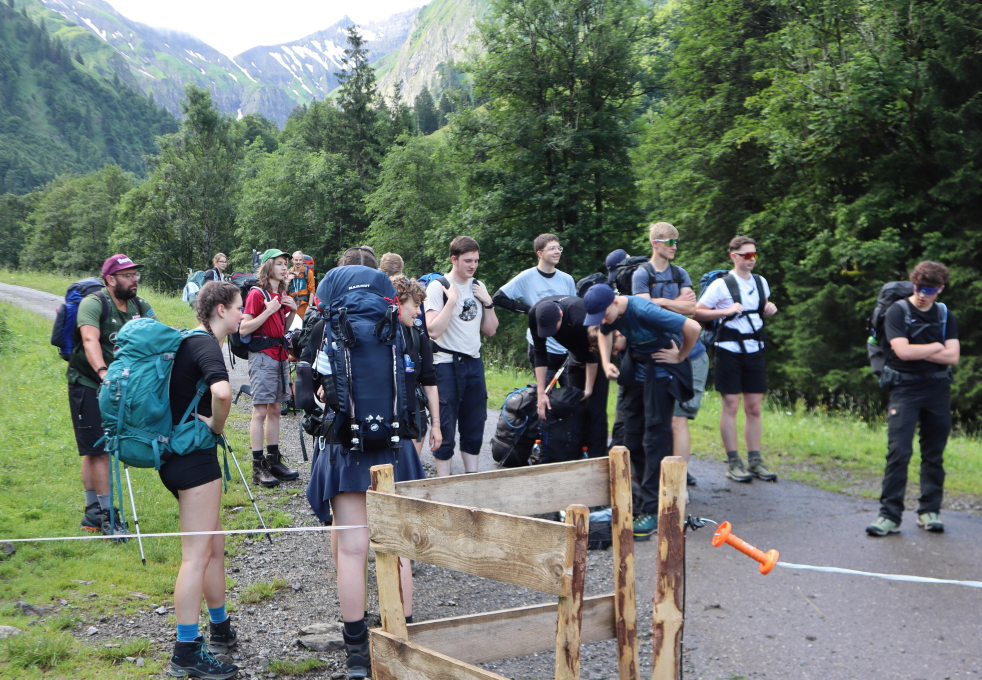
#> input picture geodata/imgsource/combined/IMG_6146.jpeg, 4910 x 3399 px, found by its file name (shown at 1/5 size); its folder holds only this picture in this run
$ python MainDemoCompress.py
#> lines starting #> are read from the running program, lines starting #| are printed output that depends on the picture
import os
from PIL import Image, ImageOps, ImageDraw, ImageFont

input_dir = r'\public\geodata\imgsource\combined'
output_dir = r'\public\geodata\imgsource\combined_downscaled'
text = "Downscaled for demo purposes. See other branches."

def add_text_to_image(image, text):
    draw = ImageDraw.Draw(image)
    width, height = image.size

    font_size = 1
    font = ImageFont.truetype("arial.ttf", font_size)
    text_width, text_height = draw.textbbox((0, 0), text, font=font)[2:]
    while text_width < width/2 - 20: #max font size that fits half the image width
        font_size += 1
        font = ImageFont.truetype("arial.ttf", font_size)
        text_width, text_height = draw.textbbox((0, 0), text, font=font)[2:]
    font_size -= 1
    font = ImageFont.truetype("arial.ttf", font_size)

    x = 10
    y = height - text_height - 10

    #black outline
    outline_range = 2
    for adj in range(-outline_range, outline_range + 1):
        if adj != 0:
            draw.text((x + adj, y), text, font=font, fill="black")
            draw.text((x, y + adj), text, font=font, fill="black")

    #white text
    draw.text((x, y), text, font=font, fill="white")

for file in os.listdir(input_dir):
    if file.endswith('.jpg') or file.endswith('.jpeg'):
        file_path = os.path.join(input_dir, file)
        with Image.open(file_path) as img:
#> img is the input picture: PIL image 4910x3399 RGB; mean R, G, B 105.4, 115.2, 104.6
            img = ImageOps.exif_transpose(img)
            img.thumbnail((512, 512))
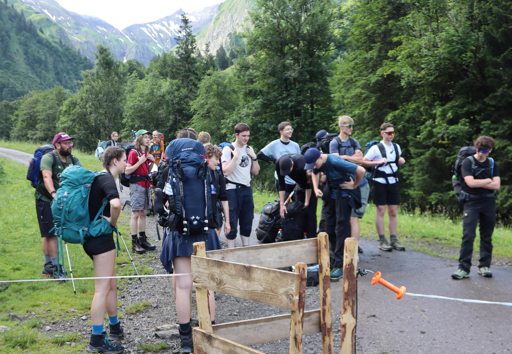
#> img: PIL image 512x354 RGB; mean R, G, B 105.4, 115.3, 104.7
            add_text_to_image(img, text)
#> in add_text_to_image, `text_width, text_height = draw.textbbox((0, 0), text, font=font)[2:]`: text_width = 27; text_height = 2
#> the loop in add_text_to_image, `while text_width < width/2 - 20:` made 8 passes
#> (text_width, text_height) on passes 1 to 8: (53, 2), (80, 4), (106, 5), (133, 6), (159, 7), (186, 8), (212, 10), (239, 11)
#> after the loop in add_text_to_image, `while text_width < width/2 - 20:`: font_size = 9
#> in add_text_to_image, `font_size -= 1`: font_size = 8
#> in add_text_to_image, `y = height - text_height - 10`: y = 333
            out = os.path.join(output_dir, f'{file}')
            print(out)
            img.save(out, quality=50, optimize=True) #the compression artifacts are going crazy

$ run again, on geodata/imgsource/combined/IMG_6162.jpeg
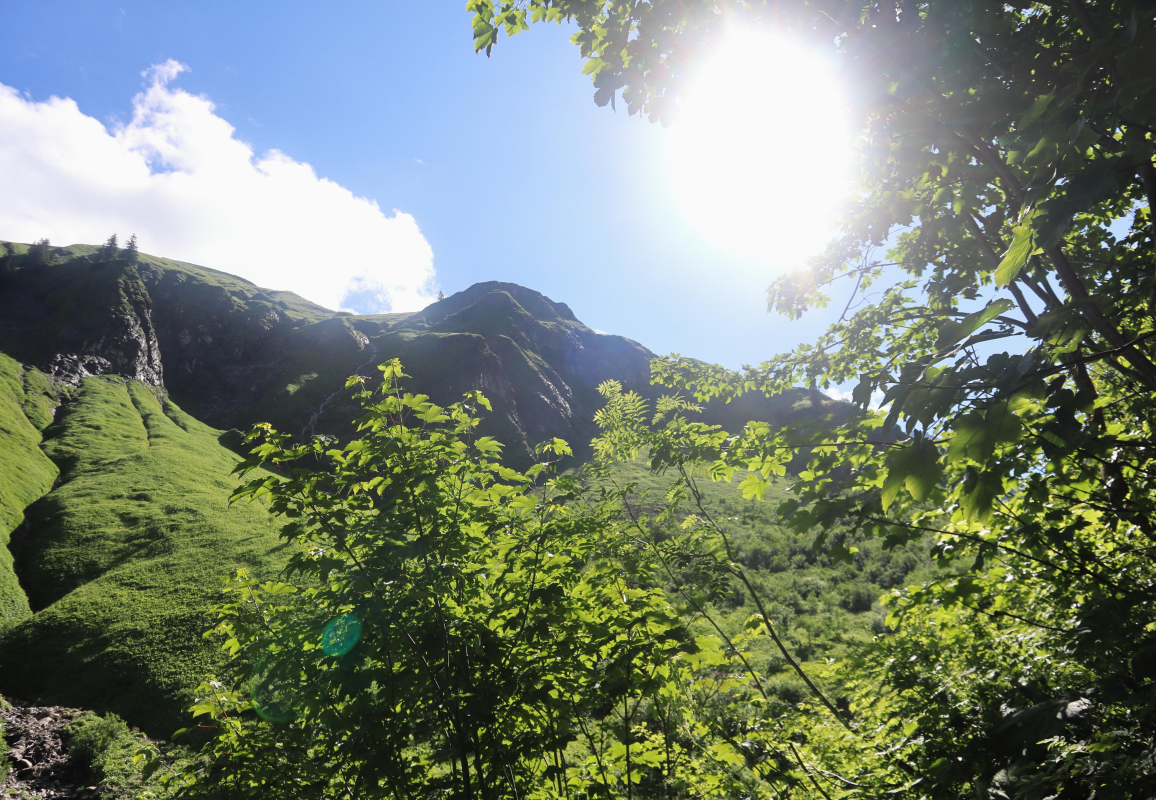
#> input picture geodata/imgsource/combined/IMG_6162.jpeg, 5778 x 4000 px, found by its file name (shown at 1/5 size)
#> img is the input picture: PIL image 5778x4000 RGB; mean R, G, B 119.3, 130.8, 116.1
#> `img.thumbnail((512, 512))`:
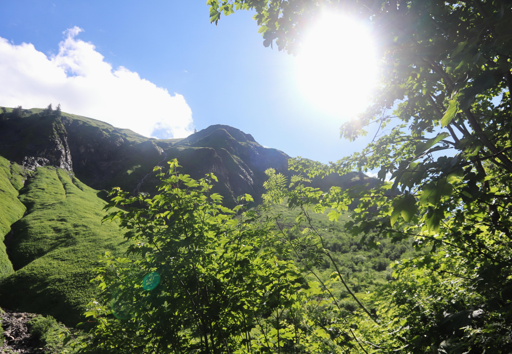
#> img: PIL image 512x354 RGB; mean R, G, B 119.3, 130.8, 116.1
#> in add_text_to_image, `text_width, text_height = draw.textbbox((0, 0), text, font=font)[2:]`: text_width = 27; text_height = 2
#> the loop in add_text_to_image, `while text_width < width/2 - 20:` made 8 passes
#> (text_width, text_height) on passes 1 to 8: (53, 2), (80, 4), (106, 5), (133, 6), (159, 7), (186, 8), (212, 10), (239, 11)
#> after the loop in add_text_to_image, `while text_width < width/2 - 20:`: font_size = 9
#> in add_text_to_image, `font_size -= 1`: font_size = 8
#> y = 333

$ run again, on geodata/imgsource/combined/IMG_6164.jpeg
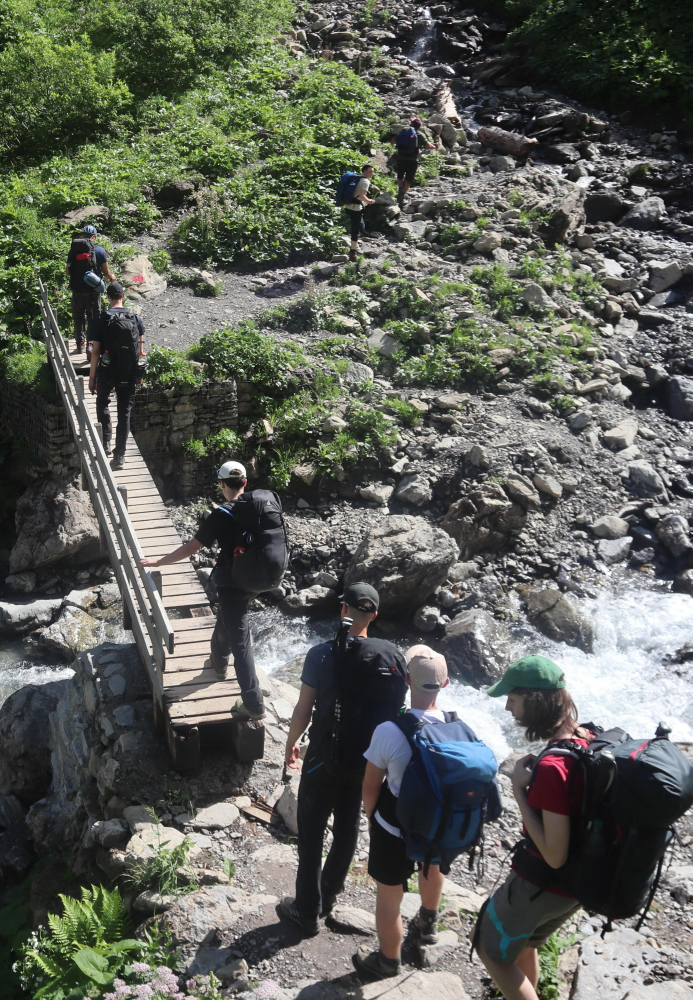
#> input picture geodata/imgsource/combined/IMG_6164.jpeg, 2769 x 4000 px, found by its file name (shown at 1/4 size)
#> img is the input picture: PIL image 2769x4000 RGB; mean R, G, B 95.1, 98.1, 90
#> `img.thumbnail((512, 512))`:
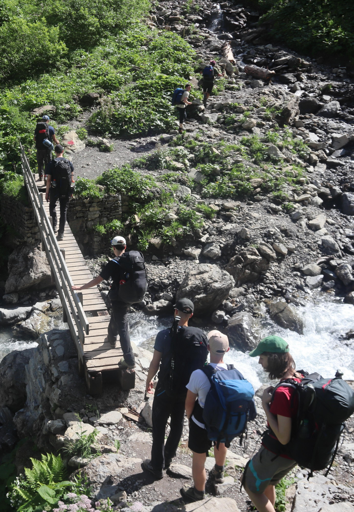
#> img: PIL image 354x512 RGB; mean R, G, B 95, 98, 89.9
#> in add_text_to_image, `text_width, text_height = draw.textbbox((0, 0), text, font=font)[2:]`: text_width = 27; text_height = 2
#> the loop in add_text_to_image, `while text_width < width/2 - 20:` made 5 passes
#> (text_width, text_height) on passes 1 to 5: (53, 2), (80, 4), (106, 5), (133, 6), (159, 7)
#> after the loop in add_text_to_image, `while text_width < width/2 - 20:`: font_size = 6
#> in add_text_to_image, `font_size -= 1`: font_size = 5
#> y = 495

$ run again, on geodata/imgsource/combined/IMG_6165.jpeg
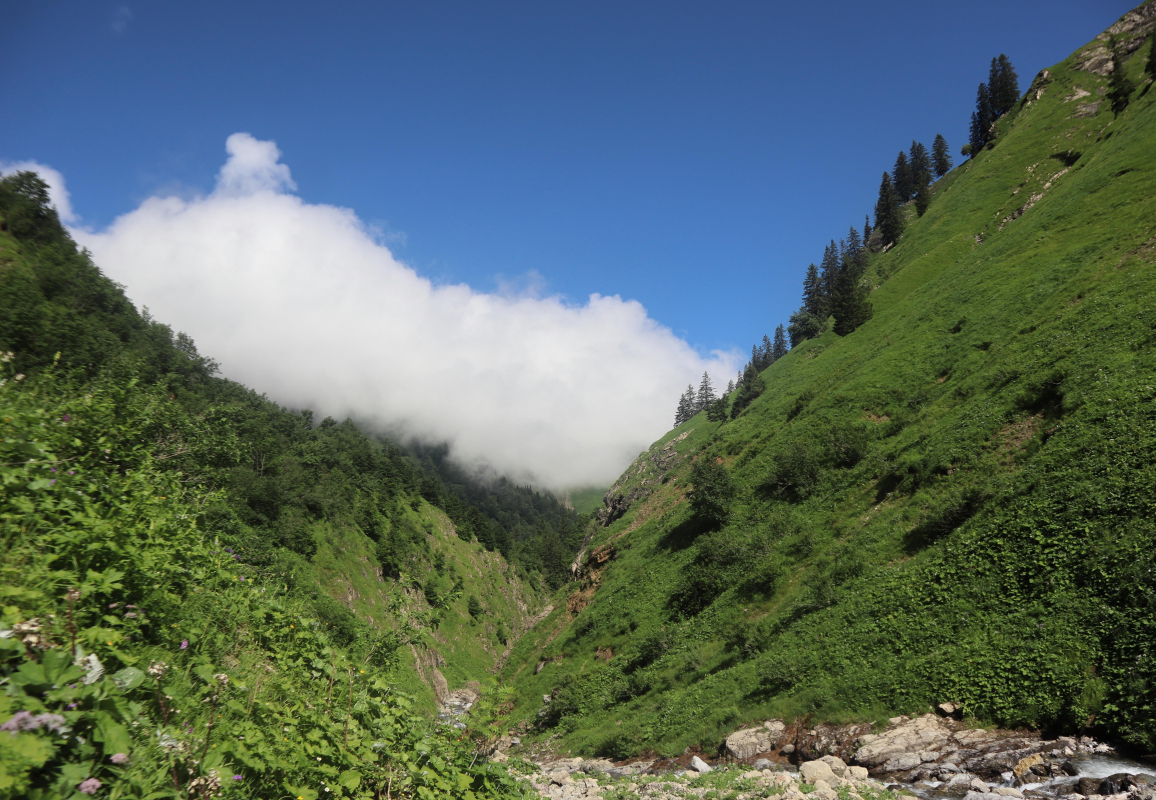
#> input picture geodata/imgsource/combined/IMG_6165.jpeg, 5778 x 4000 px, found by its file name (shown at 1/5 size)
#> img is the input picture: PIL image 5778x4000 RGB; mean R, G, B 88, 105.9, 97.8
#> `img.thumbnail((512, 512))`:
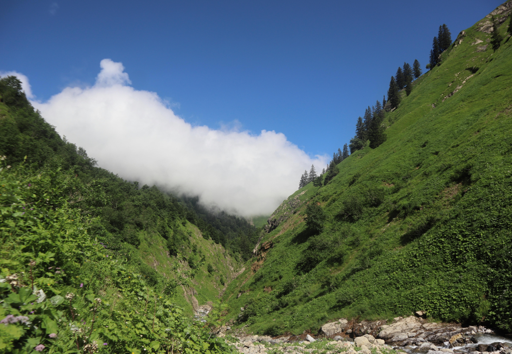
#> img: PIL image 512x354 RGB; mean R, G, B 88, 105.8, 97.8
#> in add_text_to_image, `text_width, text_height = draw.textbbox((0, 0), text, font=font)[2:]`: text_width = 27; text_height = 2
#> the loop in add_text_to_image, `while text_width < width/2 - 20:` made 8 passes
#> (text_width, text_height) on passes 1 to 8: (53, 2), (80, 4), (106, 5), (133, 6), (159, 7), (186, 8), (212, 10), (239, 11)
#> after the loop in add_text_to_image, `while text_width < width/2 - 20:`: font_size = 9
#> in add_text_to_image, `font_size -= 1`: font_size = 8
#> y = 333

$ run again, on geodata/imgsource/combined/IMG_6152.jpeg
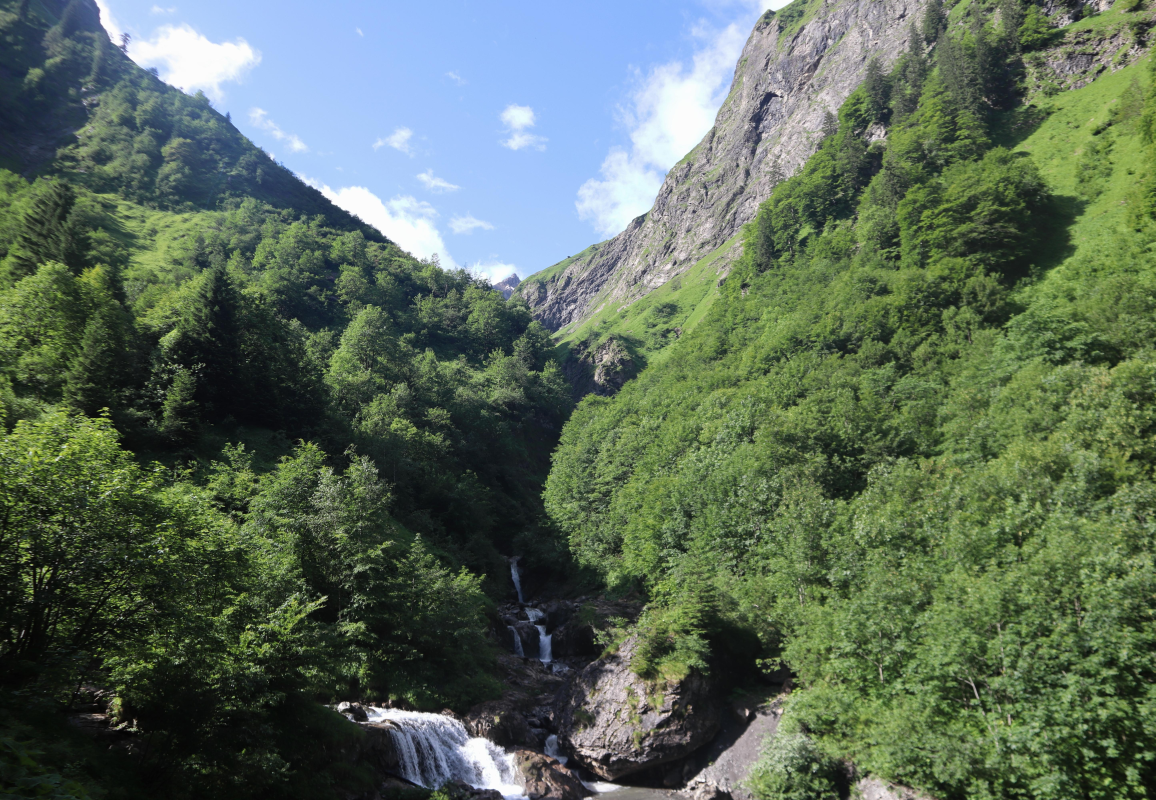
#> input picture geodata/imgsource/combined/IMG_6152.jpeg, 5778 x 4000 px, found by its file name (shown at 1/5 size)
#> img is the input picture: PIL image 5778x4000 RGB; mean R, G, B 91.4, 107.3, 90.8
#> `img.thumbnail((512, 512))`:
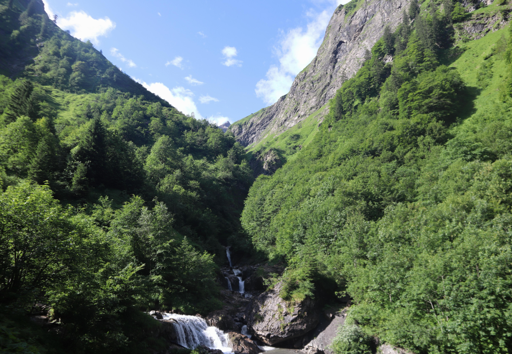
#> img: PIL image 512x354 RGB; mean R, G, B 91.3, 107.2, 90.7
#> in add_text_to_image, `text_width, text_height = draw.textbbox((0, 0), text, font=font)[2:]`: text_width = 27; text_height = 2
#> the loop in add_text_to_image, `while text_width < width/2 - 20:` made 8 passes
#> (text_width, text_height) on passes 1 to 8: (53, 2), (80, 4), (106, 5), (133, 6), (159, 7), (186, 8), (212, 10), (239, 11)
#> after the loop in add_text_to_image, `while text_width < width/2 - 20:`: font_size = 9
#> in add_text_to_image, `font_size -= 1`: font_size = 8
#> y = 333
